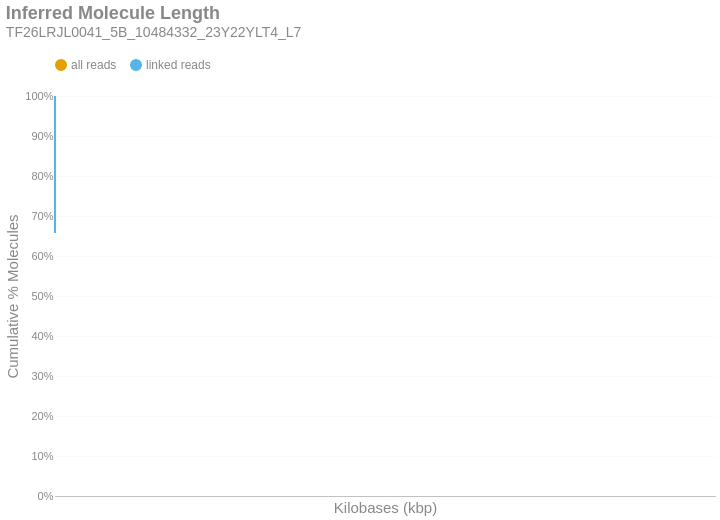

The cell this chart's notebook holds for it:
### Markdown cell above
### Inferred Molecule Length
This is the cumulative frequency distribution of molecule lengths inferred from the first and last alignment positions along a contig for all alignments associated with a single linked-read barcode on a given contig.There are two distributions: one with `all` the alignments (yellow) and another with only `linked reads` (blue). The percent of molecules in the `linked reads` distribution is relative to the total number of linked molecules.

### Code cell
if SKIPLR:
    print_html(f"Skipped")
else:
    binned_df = consolidated_hist(valids['length_inferred']/1000, mask, 10, True)
    binned_df = binned_df.with_columns(
        pl.when(pl.col('bin').cast(pl.Utf8) == '0').then(pl.lit('1')).otherwise(pl.col('bin').cast(pl.Utf8)).alias('bin')
    )
    with SafeRender(binned_df):
        (
            density_plot(binned_df, 'Inferred Molecule Length', samplename, 'inferredlen')
            .transform_calculate(bin_kb='datum.bin / 1000')
            .encode(
                x=alt.X('bin_kb:Q', title="Kilobases (kbp)").scale(type='log', padding=0).axis(labelAngle=-40),
                y=alt.Y('value:Q', title='Cumulative % Molecules')
                    .axis(format='%')
                    .stack(False)
                    .scale(domainMin=0, domainMax=1,padding=0),
                color=alt.Color("key:N").scale(domain = ["all reads", "linked reads"]),
                tooltip = [
                    alt.Tooltip("key:N", title = "Data Type"),
                    alt.Tooltip("range_label:N", title="Kilobases"),
                    alt.Tooltip("value:Q", format = ".2%", title="% Molecules (Cum.)")
                ]
            )
        ).display()

### Figure 1 — Vega-Lite specification as saved in the notebook (floating-point values rounded to 4 significant figures)
{"width": "container", "height": 400, "config": {"title": {"anchor": "start", "dy": -15, "fontSize": 18, "color": "#888888", "subtitleColor": "#888888", "subtitleFontSize": 14}, "arc": {"fill": "#0072B2"}, "axis": {"domainColor": "#888888", "domainWidth": 0.5, "gridWidth": 0.2, "grid": false, "titleFontWeight": 400, "titleFontSize": 15, "labelFontSize": 11, "labelColor": "#888888", "tickColor": "#888888", "tickWidth": 0.2, "titleColor": "#888888"}, "axisBand": {"grid": false}, "axisX": {"grid": true, "tickSize": 10, "domainCap": "round"}, "axisY": {"domain": false, "grid": true, "tickSize": 0, "domainCap": "round"}, "background": "transparent", "header": {"labelFontSize": 15, "labelColor": "#888888", "titleFontSize": 15, "titleFontWeight": 600, "titleColor": "#888888"}, "legend": {"labelFont": "sans-serif", "labelFontSize": 12, "labelColor": "#888888", "symbolSize": 100, "symbolType": "circle", "titleFontSize": 12, "titlePadding": 10, "titleColor": "#888888", "title": null, "orient": "top"}, "range": {"category": ["#E69F00", "#56B4E9", "#009E73", "#F0E442", "#0072B2", "#D55E00", "#CC79A7", "#000000"], "diverging": ["#cfe8f3", "#a2d4ec", "#73bfe2", "#46abdb", "#1696d2", "#12719e"]}, "area": {"fill": "#0072B2", "fillOpacity": 0.7, "line": true, "strokeOpacity": 0.7}, "line": {"color": "#0072B2", "stroke": "#0072B2", "strokeWidth": 2}, "trail": {"color": "#0072B2", "stroke": "#0072B2", "strokeWidth": 0, "size": 1}, "point": {"filled": true, "fillOpacity": 1.0, "size": 95}, "text": {"color": "#888888", "fontSize": 11, "align": "right", "fontWeight": 400, "size": 11}, "bar": {"fill": "#0072B2", "stroke": null}, "view": {"stroke": null, "continuousWidth": 660, "continuousHeight": 400}}, "data": {"name": "data-9de6cd4056bbc936a06ffbff4115ca64"}, "mark": {"type": "line", "interpolate": "monotone", "point": {"opacity": 0, "size": 275}}, "encoding": {"color": {"field": "key", "scale": {"domain": ["all reads", "linked reads"]}, "type": "nominal"}, "tooltip": [{"field": "key", "title": "Data Type", "type": "nominal"}, {"field": "range_label", "title": "Kilobases", "type": "nominal"}, {"field": "value", "format": ".2%", "title": "% Molecules (Cum.)", "type": "quantitative"}], "x": {"axis": {"labelAngle": -40}, "field": "bin_kb", "scale": {"type": "log", "padding": 0}, "title": "Kilobases (kbp)", "type": "quantitative"}, "y": {"axis": {"format": "%"}, "field": "value", "scale": {"domainMin": 0, "domainMax": 1, "padding": 0}, "stack": false, "title": "Cumulative % Molecules", "type": "quantitative"}}, "params": [{"name": "param_c36ac31b6afebe62", "select": {"type": "point", "fields": ["key"]}, "bind": "legend"}], "title": {"text": "Inferred Molecule Length", "subtitle": "TF26LRJL0041_5B_10484332_23Y22YLT4_L7"}, "transform": [{"fold": ["all reads (cumsum)", "linked reads (cumsum)"]}, {"calculate": "replace(datum.key, ' (cumsum)', '')", "as": "key"}, {"filter": {"param": "param_c36ac31b6afebe62"}}, {"calculate": "datum.bin / 1000", "as": "bin_kb"}], "usermeta": {"embedOptions": {"downloadFileName": "TF26LRJL0041_5B_10484332_23Y22YLT4_L7.inferredlen"}}, "$schema": "https://vega.github.io/schema/vega-lite/v6.4.1.json", "datasets": {"data-9de6cd4056bbc936a06ffbff4115ca64": [{"bin": "0.0", "interval": "0.0-10.0", "all reads": 0.8845, "linked reads": 0.6575, "all reads (cumsum)": 0.8845, "linked reads (cumsum)": 0.6575, "range_label": "0-9"}, {"bin": "10.0", "interval": "10.0-20.0", "all reads": 0.07307, "linked reads": 0.2165, "all reads (cumsum)": 0.9576, "linked reads (cumsum)": 0.8739, "range_label": "10-19"}, {"bin": "20.0", "interval": "20.0-30.0", "all reads": 0.02711, "linked reads": 0.08061, "all reads (cumsum)": 0.9847, "linked reads (cumsum)": 0.9545, "range_label": "20-29"}, {"bin": "30.0", "interval": "30.0-40.0", "all reads": 0.009818, "linked reads": 0.02909, "all reads (cumsum)": 0.9945, "linked reads (cumsum)": 0.9836, "range_label": "30-39"}, {"bin": "40.0", "interval": "40.0-50.0", "all reads": 0.003919, "linked reads": 0.01152, "all reads (cumsum)": 0.9984, "linked reads (cumsum)": 0.9952, "range_label": "40-49"}, {"bin": "50.0", "interval": "50.0-60.0", "all reads": 0.001083, "linked reads": 0.00328, "all reads (cumsum)": 0.9995, "linked reads (cumsum)": 0.9984, "range_label": "50-59"}, {"bin": "60.0", "interval": "60.0-70.0", "all reads": 0.0003385, "linked reads": 0.001027, "all reads (cumsum)": 0.9998, "linked reads (cumsum)": 0.9995, "range_label": "60-69"}, {"bin": "70.0", "interval": "70.0-80.0", "all reads": 0.0001133, "linked reads": 0.0003436, "all reads (cumsum)": 0.9999, "linked reads (cumsum)": 0.9998, "range_label": "70-79"}, {"bin": "80.0", "interval": "80.0-90.0", "all reads": 3.982e-05, "linked reads": 0.0001213, "all reads (cumsum)": 1.0, "linked reads (cumsum)": 0.9999, "range_label": "80-89"}, {"bin": "90.0", "interval": "90.0-100.0", "all reads": 1.947e-05, "linked reads": 5.929e-05, "all reads (cumsum)": 1.0, "linked reads (cumsum)": 1.0, "range_label": "90-99"}, {"bin": "100.0", "interval": "100.0-110.0", "all reads": 3.539e-06, "linked reads": 1.078e-05, "all reads (cumsum)": 1.0, "linked reads (cumsum)": 1.0, "range_label": "100-109"}, {"bin": "110.0", "interval": "110.0-120.0", "all reads": 2.212e-06, "linked reads": 6.737e-06, "all reads (cumsum)": 1.0, "linked reads (cumsum)": 1.0, "range_label": "110-119"}, {"bin": "120.0", "interval": "120.0-130.0", "all reads": 0.0, "linked reads": 0.0, "all reads (cumsum)": 1.0, "linked reads (cumsum)": 1.0, "range_label": "120-129"}, {"bin": "130.0", "interval": "130.0-140.0", "all reads": 4.424e-07, "linked reads": 1.347e-06, "all reads (cumsum)": 1.0, "linked reads (cumsum)": 1.0, "range_label": "130-139"}]}}
